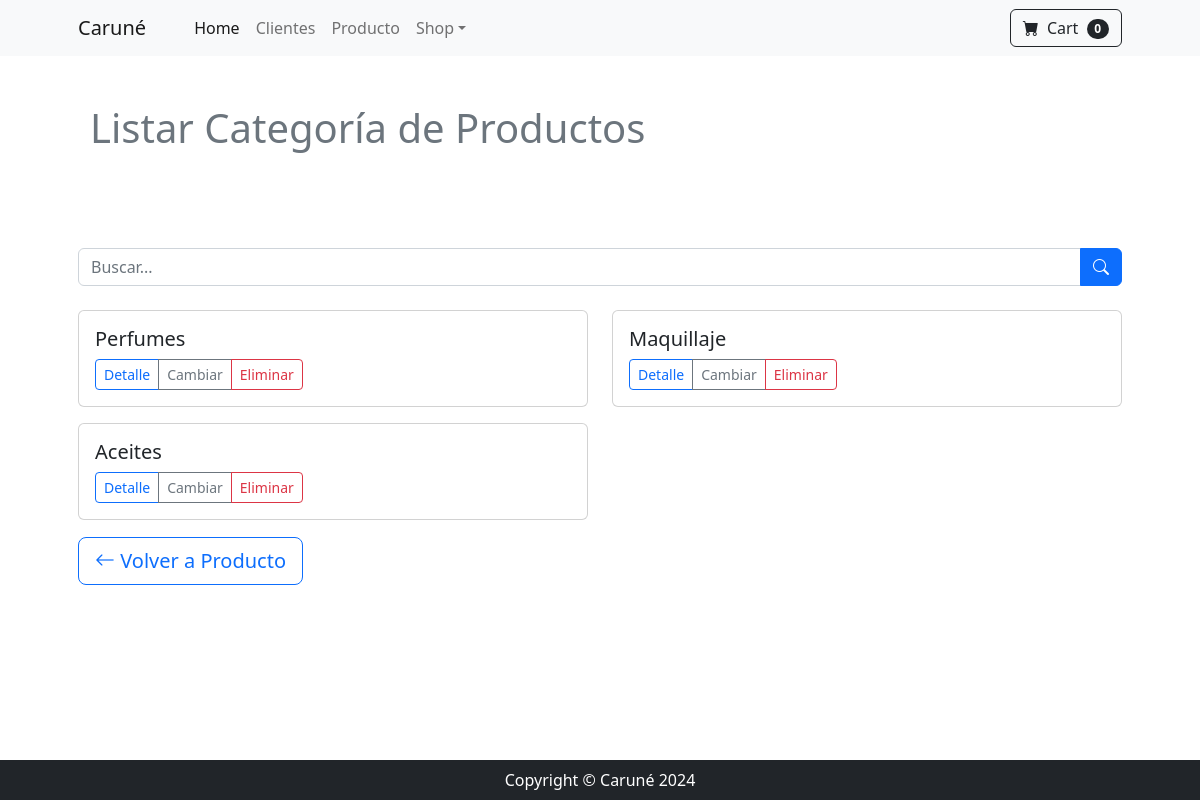
The app's page /producto/productocategoria/list/, older data.
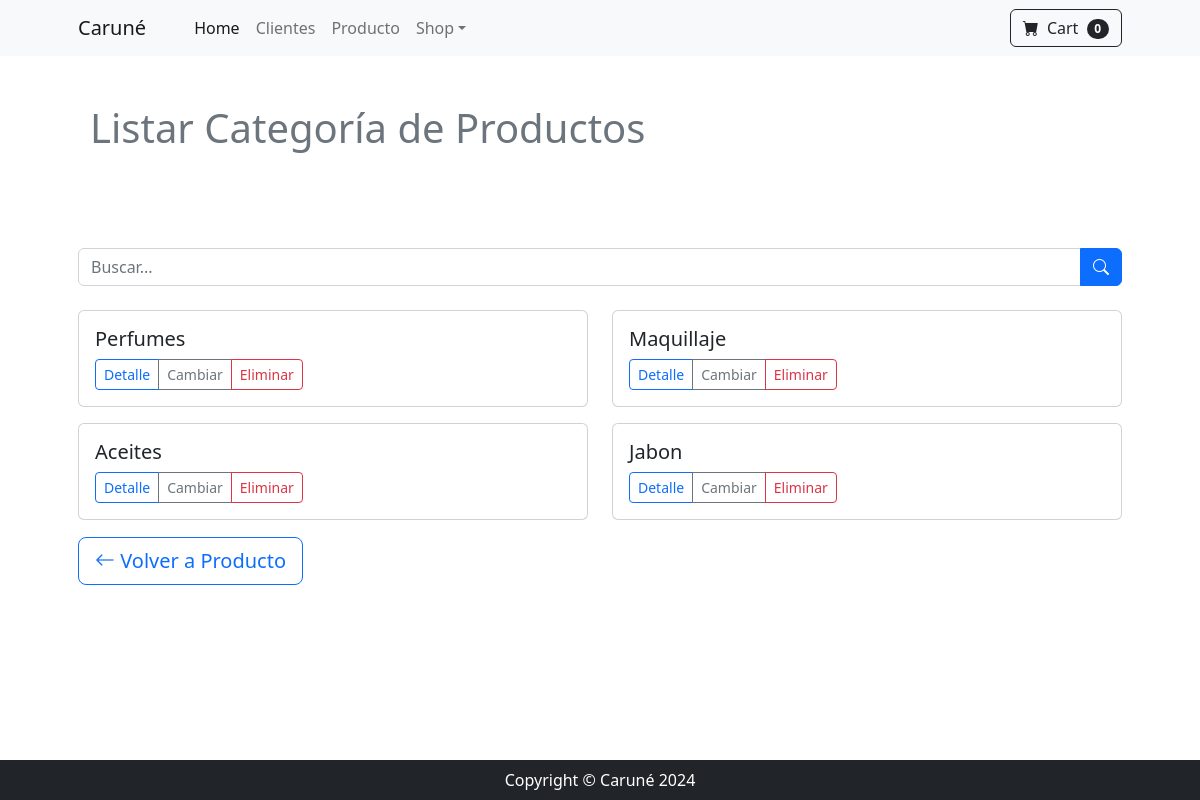
The same page, newer data.
### producto/models.py (models this page shows, shortened)
class ProductoCategoria(models.Model):
    nombre = models.CharField(max_length=200, unique=True)
    descripcion = models.CharField(max_length=300, null=True, blank=True, verbose_name="descripción")
    class Meta:
        verbose_name = "Categoría de productos"
        verbose_name_plural = "Categorías de productos"

### producto/views.py (the view)
# urls.py: path("productocategoria/list/", views.ProductoCategoriaList.as_view(), name="productocategoria_list"),
class ProductoCategoriaList(ListView):
    model = models.ProductoCategoria
    template_name = 'producto/productocategoria_list.html'
    context_object_name = 'categorias'
    def get_queryset(self):
        queryset = super().get_queryset()
        consulta = self.request.GET.get('consulta')
        if consulta:
            queryset = queryset.filter(nombre__icontains=consulta)
        return queryset

### producto/templates/producto/productocategoria_list.html (shortened to what this page needs)
{% extends 'core/base.html' %}
{% block titulo %}
    {% include 'core/components/titulo1.html' with titulo="Listar Categoría de Productos"%}
{% endblock titulo %}
{% block contenido %}
    <div class="py-lg-4">
        <form action="" method="get" class="input-group">
        <input type="text" name="consulta" class="form-control" placeholder="Buscar...">
        <button type="submit" class="btn btn-primary">
            <i class="bi bi-search"></i>
        </button>
        </form>
    </div>
    <div class="row">
        {% for producto in object_list %}
            <div class="col-md-6 mb-3">
                <div class="card">
                    <div class="card-body">
                        <h5 class="card-title">{{ producto.nombre }}</h5>
                        <div class="d-flex justify-content-between align-items-center">
                            <div class="btn-group">
                                <a href="{% url 'producto:productocategoria_detail' producto.id %}" class="btn btn-sm btn-outline-primary">Detalle</a>
                                <a href="{% url 'producto:productocategoria_update' producto.id %}" class="btn btn-sm btn-outline-secondary">Cambiar</a>
                                <a href="{% url 'producto:productocategoria_delete' producto.id %}" class="btn btn-sm btn-outline-danger">Eliminar</a>
                            </div>
                        </div>
                    </div>
                </div>
            </div>
            {% if forloop.counter|divisibleby:2 %}
                </div><div class="row">
            {% endif %}
        {% endfor %}
    </div>
    <div class="fs-3 pb-4">
        <a href="{% url 'producto:home' %}" class="btn btn-outline-primary btn-lg">
          <i class="bi bi-arrow-left"></i> Volver a Producto
        </a>
    </div>
{% endblock contenido %}

### core/templates/core/base.html (shortened to what this page needs)
{% load static %}
<!DOCTYPE html>
<html lang="es">
    <head>
        <link href="https://cdn.jsdelivr.net/npm/bootstrap-icons@1.5.0/font/bootstrap-icons.css"
              rel="stylesheet" />
        <link href="{% static 'core/css/styles.css' %}" rel="stylesheet" />
    </head>
    <body>
        {% include 'core/components/navbar.html' %}
        <div class="container px-4 px-lg-5">
            {% block titulo %}{% endblock titulo %}
            {% block contenido %}
            {% endblock contenido %}
        </div>
        {% include 'core/components/footer.html' %}
    </body>
</html>

### core/templates/core/components/navbar.html (shortened to what this page needs)
<nav class="navbar navbar-expand-lg navbar-light bg-light">
    <div class="container px-4 px-lg-5">
        <a class="navbar-brand" href="#!">Caruné</a>
        <div class="collapse navbar-collapse" id="navbarSupportedContent">
            <ul class="navbar-nav me-auto mb-2 mb-lg-0 ms-lg-4">
                <li class="nav-item">
                    <a class="nav-link active"
                       aria-current="page"
                       href="{% url 'core:home' %}">Home</a>
                </li>
                <li class="nav-item">
                    <a class="nav-link" href="{% url 'cliente:home' %}">Clientes</a>
                </li>
                <li class="nav-item">
                    <a class="nav-link" href="{% url 'producto:home' %}">Producto</a>
                </li>
                <li class="nav-item dropdown">
                    <a class="nav-link dropdown-toggle"
                       id="navbarDropdown"
                       href="#"
                       role="button"
                       data-bs-toggle="dropdown"
                       aria-expanded="false">Shop</a>
                </li>
            </ul>
            <form class="d-flex">
                <button class="btn btn-outline-dark" type="submit">
                    <i class="bi-cart-fill me-1"></i>
                    Cart
                    <span class="badge bg-dark text-white ms-1 rounded-pill">0</span>
                </button>
            </form>
        </div>
    </div>
</nav>

### core/templates/core/components/titulo1.html
<div class="container-fluid">
    <div class="row align-items-center my-5">
        <h1 class="pb-lg-3 text-muted">{{ titulo }}</h1>
    </div>
</div>

### core/templates/core/components/footer.html
<footer class="py-2 bg-dark fixed-bottom">
    <div class="container">
        <p class="m-0 text-center text-white">Copyright &copy; Caruné 2024</p>
    </div>
</footer>

Row changes from the older to the newer data that the page shows:
added ProductoCategoria: nombre "Jabon"
